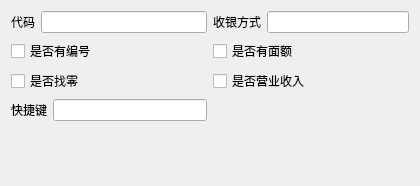
<?xml version="1.0" encoding="UTF-8"?>
<ui version="4.0">
 <class>w_bt_dish_paymode_change_Dialog</class>
 <widget class="QDialog" name="w_bt_dish_paymode_change_Dialog">
  <property name="geometry">
   <rect>
    <x>0</x>
    <y>0</y>
    <width>420</width>
    <height>186</height>
   </rect>
  </property>
  <property name="windowTitle">
   <string>Dialog</string>
  </property>
  <layout class="QVBoxLayout" name="verticalLayout">
   <item>
    <layout class="QGridLayout" name="gridLayout">
     <item row="0" column="0">
      <layout class="QHBoxLayout" name="horizontalLayout">
       <item>
        <widget class="QLabel" name="label">
         <property name="text">
          <string>代码</string>
         </property>
        </widget>
       </item>
       <item>
        <widget class="QLineEdit" name="lineEdit_ch_paymodeno"/>
       </item>
      </layout>
     </item>
     <item row="0" column="1">
      <layout class="QHBoxLayout" name="horizontalLayout_2">
       <item>
        <widget class="QLabel" name="label_2">
         <property name="text">
          <string>收银方式</string>
         </property>
        </widget>
       </item>
       <item>
        <widget class="QLineEdit" name="lineEdit_vch_paymodename"/>
       </item>
      </layout>
     </item>
     <item row="1" column="0">
      <widget class="lds_CheckBox" name="checkBox_ch_idflag">
       <property name="layoutDirection">
        <enum>Qt::LeftToRight</enum>
       </property>
       <property name="text">
        <string>是否有编号</string>
       </property>
       <property name="tristate">
        <bool>false</bool>
       </property>
      </widget>
     </item>
     <item row="1" column="1">
      <widget class="lds_CheckBox" name="checkBox_ch_faceflag">
       <property name="layoutDirection">
        <enum>Qt::LeftToRight</enum>
       </property>
       <property name="text">
        <string>是否有面额</string>
       </property>
       <property name="tristate">
        <bool>false</bool>
       </property>
      </widget>
     </item>
     <item row="2" column="0">
      <widget class="lds_CheckBox" name="checkBox_ch_changeflag">
       <property name="layoutDirection">
        <enum>Qt::LeftToRight</enum>
       </property>
       <property name="text">
        <string>是否找零</string>
       </property>
       <property name="tristate">
        <bool>false</bool>
       </property>
      </widget>
     </item>
     <item row="2" column="1">
      <widget class="lds_CheckBox" name="checkBox_ch_incomeflag">
       <property name="layoutDirection">
        <enum>Qt::LeftToRight</enum>
       </property>
       <property name="text">
        <string>是否营业收入</string>
       </property>
       <property name="tristate">
        <bool>false</bool>
       </property>
      </widget>
     </item>
     <item row="3" column="0">
      <layout class="QHBoxLayout" name="horizontalLayout_3">
       <item>
        <widget class="QLabel" name="label_7">
         <property name="text">
          <string>快捷键</string>
         </property>
        </widget>
       </item>
       <item>
        <widget class="QLineEdit" name="lineEdit_ch_key"/>
       </item>
      </layout>
     </item>
    </layout>
   </item>
   <item>
    <widget class="lds_toolbar" name="widget" native="true"/>
   </item>
  </layout>
 </widget>
 <customwidgets>
  <customwidget>
   <class>lds_toolbar</class>
   <extends>QFrame</extends>
   <header>lds_toolbar.h</header>
   <container>1</container>
  </customwidget>
  <customwidget>
   <class>lds_CheckBox</class>
   <extends>QCheckBox</extends>
   <header>lds_checkbox.h</header>
  </customwidget>
 </customwidgets>
 <resources/>
 <connections/>
</ui>
